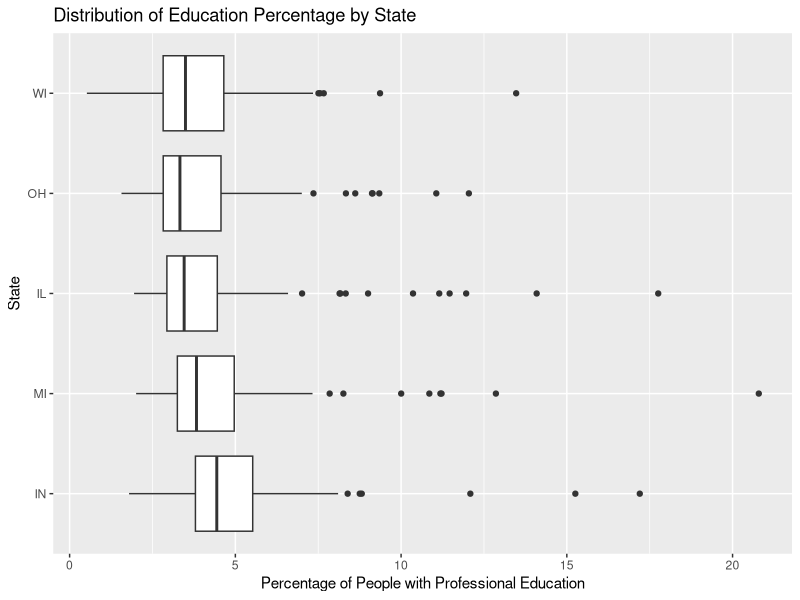
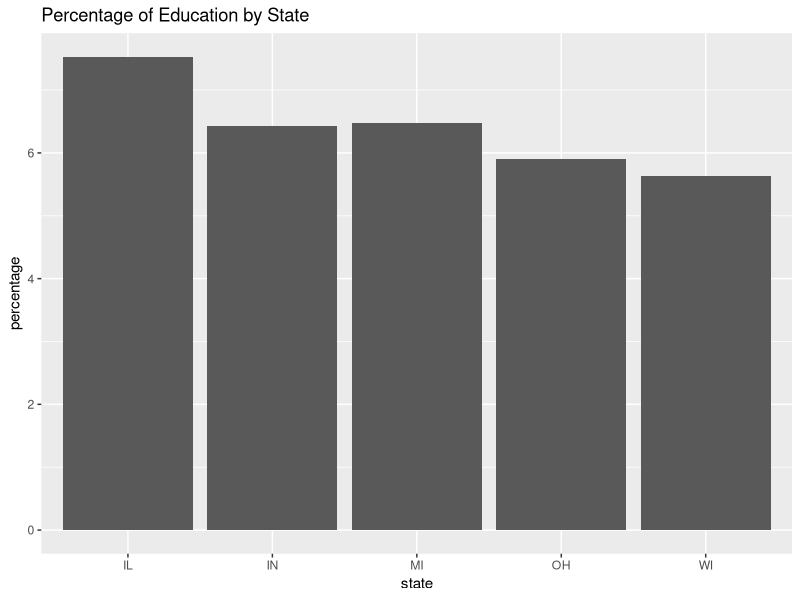
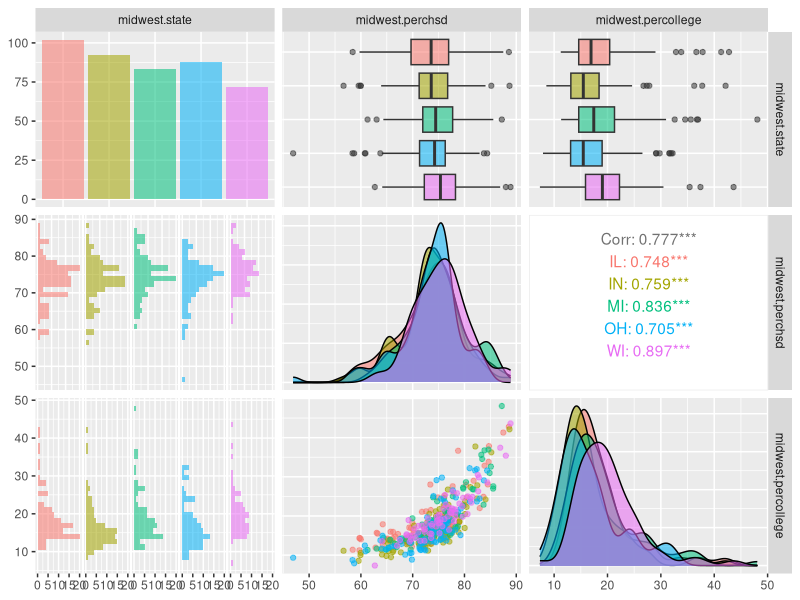
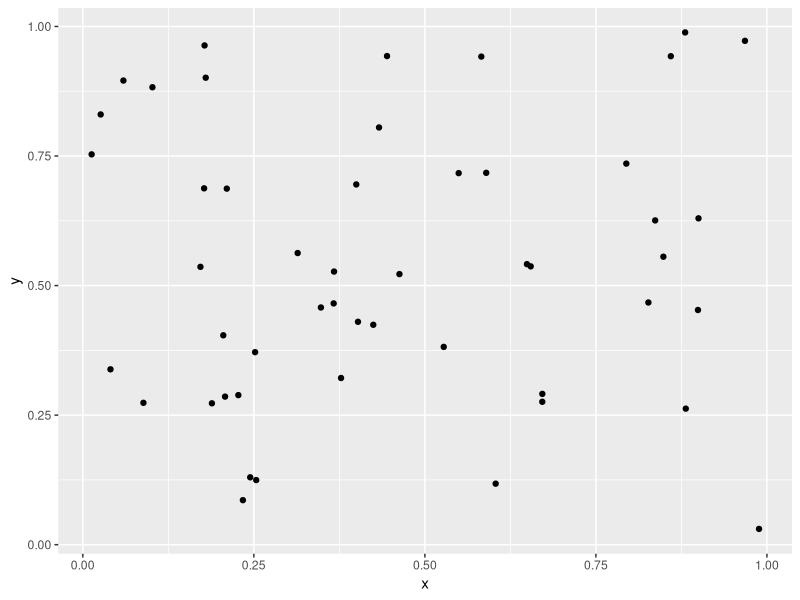
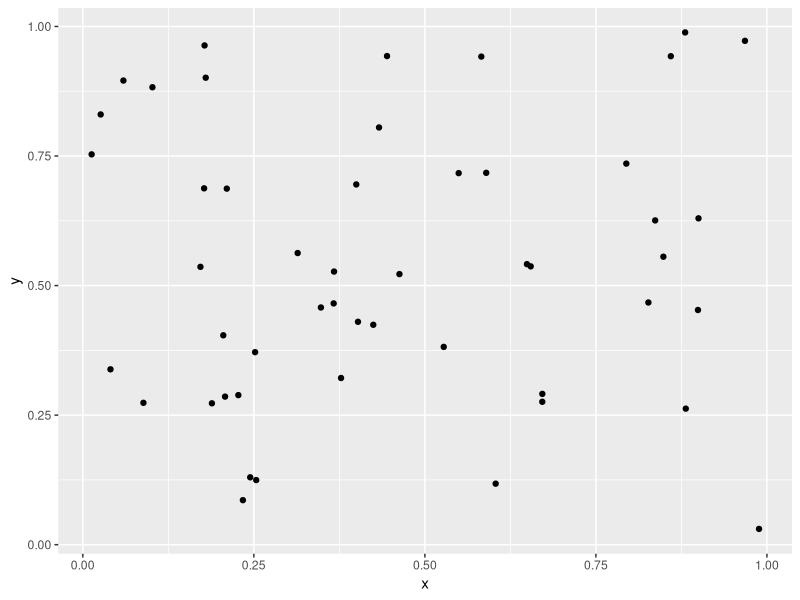
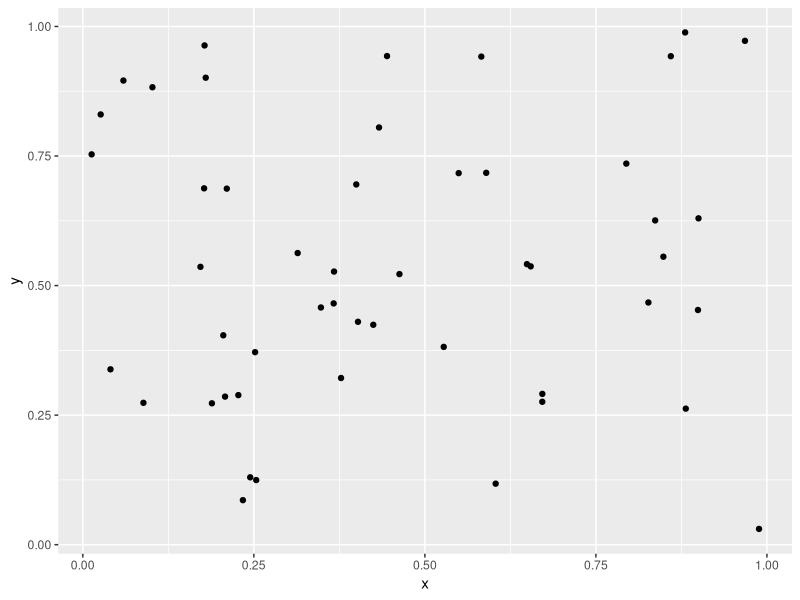
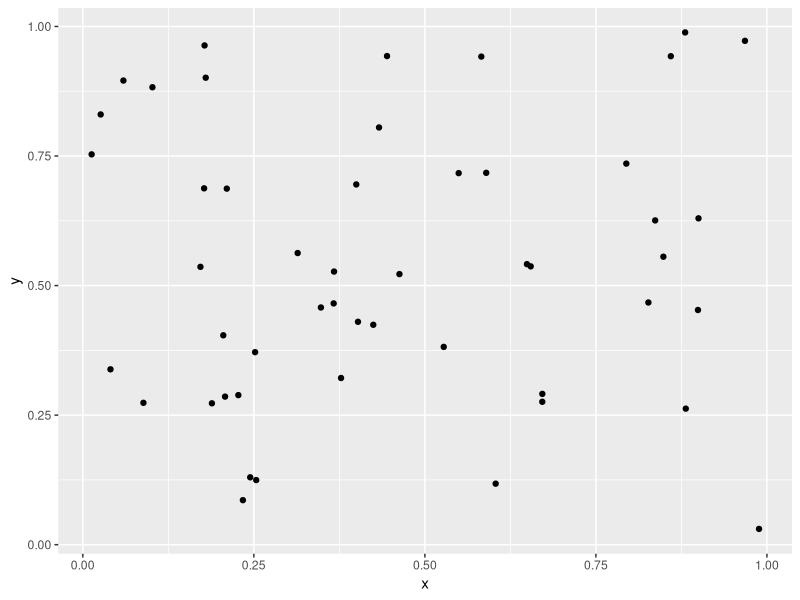
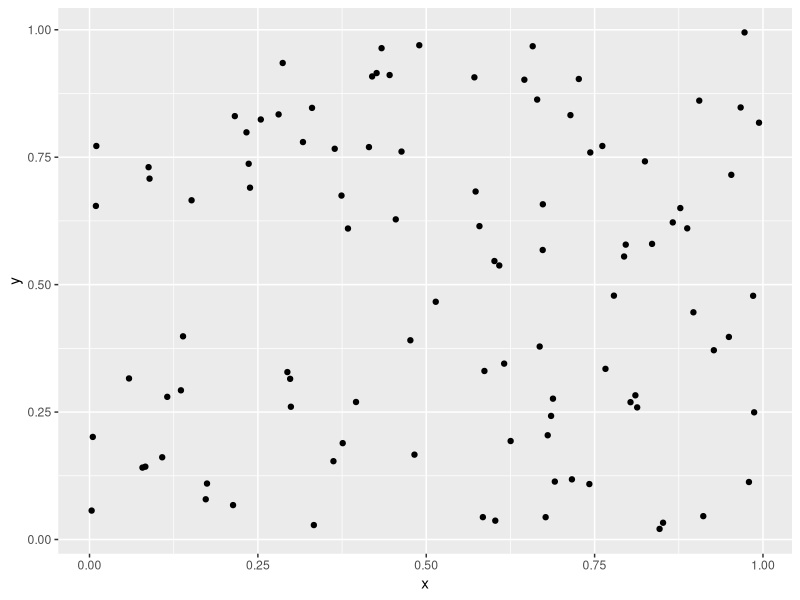

The R script that drew these images, in order: (Note: this script raises an error after producing the figures.)
#hyang390
#903320189

########### 1. Professional Education by State  ###############
library(ggplot2)
data(midwest)

#plot distribution of percprof per state
ggplot(midwest, aes(reorder(state, -percprof, mean), percprof)) +
  geom_boxplot() +
  coord_flip() +
  scale_x_discrete("State") +
  ggtitle("Distribution of Education Percentage by State") +
  xlab("State") + 
  ylab("Percentage of People with Professional Education")

population_stats  = aggregate(list(midwest$poptotal, midwest$poptotal * midwest$percprof/100), by=list(Category=midwest$state), FUN=sum)
colnames(population_stats) = c("state", "total_pop", "edu_pop")
population_stats$percentage = population_stats$edu_pop / population_stats$total_pop * 100

ggplot(data=population_stats, aes(x=state, y=percentage)) + geom_bar(stat="identity") +
  ggtitle("Percentage of Education by State")

########### 2. School and College Education by State  ###############
#install.packages("GGally")
library(GGally)
data(midwest)
school_college_df=data.frame(midwest$state, midwest$perchsd, midwest$percollege)
ggpairs(school_college_df, aes(color=midwest$state, alpha=0.7))

########### 4. Random Scatterplots  ###############
library(ggplot2)
#install.packages("reshape")
library(reshape)
scatter_data_df = data.frame(matrix(nrow = 17, ncol = 5))
colnames(scatter_data_df) = c("n_size", "ps_size", "pdf_size", "jpeg_size", "png_size")

getFileSizes = function(n_size) {
  scatter_df = data.frame(x=runif(n_size), y=runif(n_size))
  plot = ggplot(scatter_df, aes(x=x, y=y)) + geom_point()
  ggsave("ps_file.ps", plot)
  ps_size = file.size("ps_file.ps")/1000
  file.remove("ps_file.ps")
  
  ggsave("pdf_file.pdf", plot)
  pdf_size = file.size("pdf_file.pdf")/1000
  file.remove("pdf_file.pdf")
  
  ggsave("jpeg_file.jpeg", plot)
  jpeg_size = file.size("jpeg_file.jpeg")/1000
  file.remove("jpeg_file.jpeg")
  
  ggsave("png_file.png", plot)
  png_size = file.size("png_file.png")/1000
  file.remove("png_file.png")
  
  return (c(n_size, ps_size, pdf_size, jpeg_size, png_size))
}

row_count = 1
for (i in c(50, 100, 150, 250, 500, 1000, 1500, 2000, 3500, 5000, 7500, 10000, 15000, 25000, 40000, 50000, 100000)){
  vector = getFileSizes(i)
  scatter_data_df[row_count, ] = vector
  row_count = row_count + 1
}

scatter_data_formatted = melt(scatter_data_df, id="n_size")
ggplot(data=scatter_data_formatted,
       aes(x=n_size, y=value, colour=variable)) +
  geom_line() +
  xlab("Size of N") +
  ylab("File Size in KB") +
  ggtitle("File Size Comparison with Respect to N")


########### 5. Diamonds  ###############
library(ggplot2)
library(GGally)
data(diamonds)

#plot historgrams
ggplot(diamonds, aes(carat)) + geom_histogram() + ggtitle("Diamonds Carat Histogram")

ggplot(diamonds, aes(price)) + geom_histogram() + ggtitle("Diamonds Price Histogram")

ggplot(diamonds, aes(color)) + geom_bar() + ggtitle("Diamonds Color Bar Graph")

diamonds_df=data.frame(diamonds$color, diamonds$carat, diamonds$price)
ggpairs(diamonds_df, aes(color=diamonds$color, alpha=0.7))
